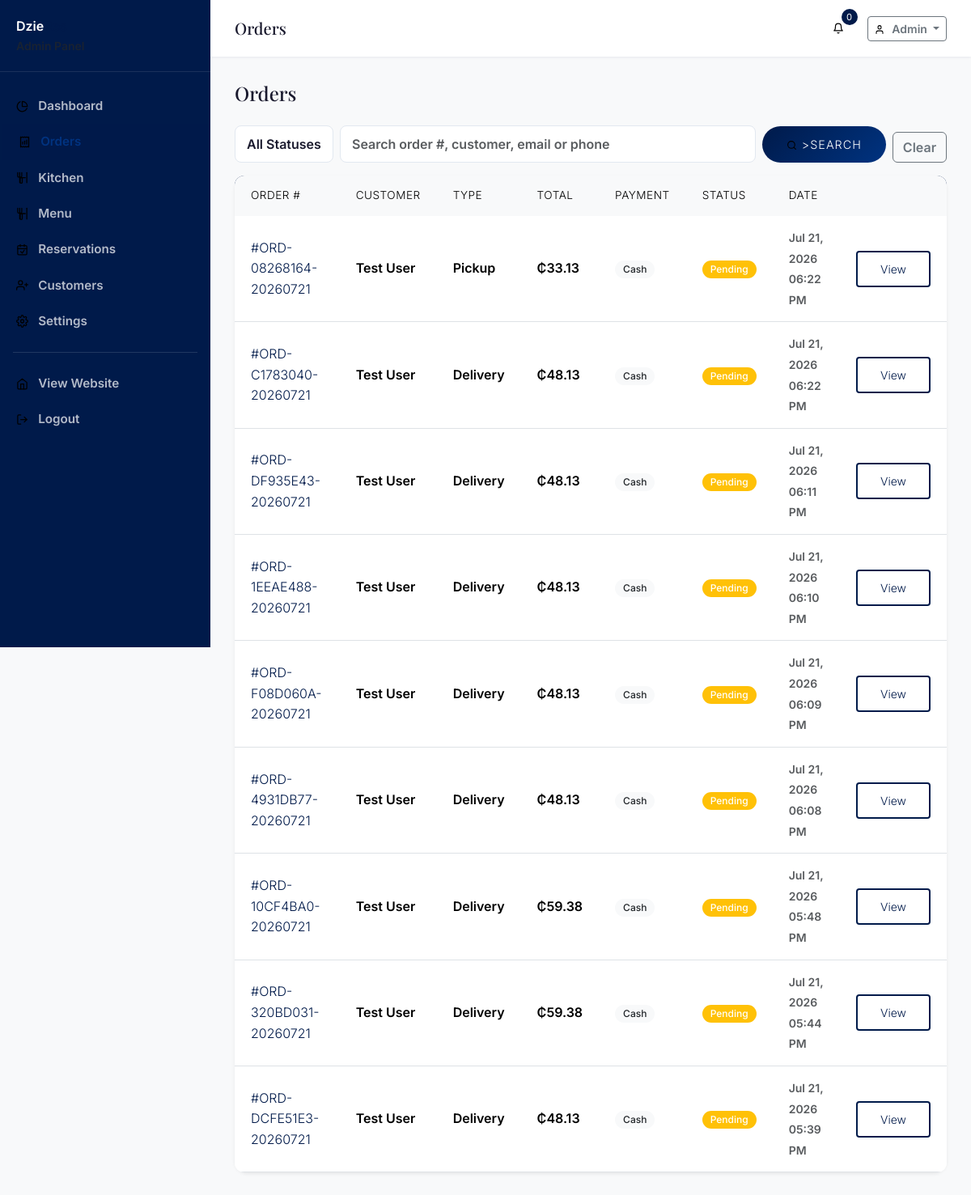
Page /admin/orders (signed in) on the committed database.
### tables this page shows
CREATE TABLE users (
    id INTEGER PRIMARY KEY AUTOINCREMENT,
    role_id INTEGER NOT NULL DEFAULT 3,
    firstname VARCHAR(50) NOT NULL,
    lastname VARCHAR(50) NOT NULL,
    email VARCHAR(100) NOT NULL UNIQUE,
    phone VARCHAR(20),
    password VARCHAR(255) NOT NULL,
    avatar VARCHAR(255),
    address TEXT,
    city VARCHAR(100),
    state VARCHAR(100),
    zip VARCHAR(20),
    country VARCHAR(100) DEFAULT 'Ghana',
    email_verified_at DATETIME,
    verification_token VARCHAR(100),
    remember_token VARCHAR(100),
    reset_token VARCHAR(100),
    reset_token_expires DATETIME,
    status TEXT DEFAULT 'active',
    last_login DATETIME,
    ip_address VARCHAR(45),
    created_at DATETIME DEFAULT CURRENT_TIMESTAMP,
    updated_at DATETIME DEFAULT CURRENT_TIMESTAMP,
    FOREIGN KEY (role_id) REFERENCES roles(id)
);

CREATE TABLE orders (
    id INTEGER PRIMARY KEY AUTOINCREMENT,
    order_number VARCHAR(20) NOT NULL UNIQUE,
    user_id INTEGER,
    guest_email VARCHAR(100),
    guest_phone VARCHAR(20),
    guest_name VARCHAR(100),
    order_type TEXT DEFAULT 'delivery',
    table_id INTEGER,
    status TEXT DEFAULT 'pending',
    subtotal DECIMAL(10,2) NOT NULL DEFAULT 0,
    discount_amount DECIMAL(10,2) DEFAULT 0,
    coupon_code VARCHAR(50),
    coupon_discount DECIMAL(10,2) DEFAULT 0,
    tax_amount DECIMAL(10,2) DEFAULT 0,
    delivery_fee DECIMAL(10,2) DEFAULT 0,
    service_charge DECIMAL(10,2) DEFAULT 0,
    total_amount DECIMAL(10,2) NOT NULL DEFAULT 0,
    payment_status TEXT DEFAULT 'pending',
    payment_method TEXT DEFAULT 'cash',
    delivery_address TEXT,
    delivery_city VARCHAR(100),
    delivery_phone VARCHAR(20),
    delivery_instructions TEXT,
    estimated_delivery_time DATETIME,
    actual_delivery_time DATETIME,
    special_notes TEXT,
    is_guest INTEGER DEFAULT 0,
    ip_address VARCHAR(45),
    created_at DATETIME DEFAULT CURRENT_TIMESTAMP,
    updated_at DATETIME DEFAULT CURRENT_TIMESTAMP, pickup_location TEXT,
    FOREIGN KEY (user_id) REFERENCES users(id) ON DELETE SET NULL,
    FOREIGN KEY (table_id) REFERENCES tables(id) ON DELETE SET NULL
);

### views/admin/orders/index.php (the view, shortened to what the rows shown need)
<div class="d-flex justify-content-between align-items-center mb-4">
    <h4 class="mb-0">Orders</h4>
</div>
<form method="GET" class="mb-3">
    <div class="row g-2 align-items-end">
        <div class="col-auto">
            <select name="status" class="form-select" onchange="this.form.submit()">
                <option value="">All Statuses</option>
            </select>
        </div>
        <div class="col">
            <input type="text" name="search" class="form-control" placeholder="Search order #, customer, email or phone"
                   value="<?= \escape($search ?? '') ?>">
        </div>
        <div class="col-auto">
            <button type="submit" class="btn btn-gold"><?= \icon('search', ['style' => 'width:0.9em;height:0.9em;margin-right:0.35rem;vertical-align:-0.15em;']) ?>></i>Search</button>
        </div>
        <div class="col-auto">
            <a href="<?= \baseUrl('admin/orders') ?>" class="btn btn-outline-secondary">Clear</a>
        </div>
    </div>
</form>
<div class="card border-0 shadow-sm">
    <div class="card-body p-0">
        <div class="table-responsive">
            <table class="table align-middle mb-0">
                <thead class="table-light">
                    <tr>
                        <th>Order #</th><th>Customer</th><th>Type</th>
                        <th>Total</th><th>Payment</th><th>Status</th><th>Date</th><th></th>
                    </tr>
                </thead>
                <tbody>
                    <?php foreach ($orders as $o): ?>
                        <tr>
                            <td><a href="<?= \baseUrl('admin/orders/' . $o->id) ?>" class="fw-semibold text-decoration-none">#<?= \escape($o->order_number) ?></a></td>
                            <td><?= \escape($o->customer_name ?? 'Guest') ?></td>
                            <td><?= ucfirst(str_replace('_', ' ', $o->order_type)) ?></td>
                            <td><?= \formatPrice($o->total_amount) ?></td>
                            <td><span class="badge bg-light text-dark"><?= ucwords(str_replace('_', ' ', $o->payment_method)) ?></span></td>
                            <td><span class="badge bg-<?= \matchStatusColor($o->status) ?>"><?= ucfirst(str_replace('_', ' ', $o->status)) ?></span></td>
                            <td><small class="text-muted"><?= \formatDateTime($o->created_at) ?></small></td>
                            <td><a href="<?= \baseUrl('admin/orders/' . $o->id) ?>" class="btn btn-sm btn-outline-gold">View</a></td>
                        </tr>
                    <?php endforeach; ?>
                </tbody>
            </table>
        </div>
    </div>
</div>

### Router.php (shortened to what the rows shown need)
<?php
class Router
{
    private array $routes = [];
    private array $middleware = [];
    private string $prefix = '';
    private function addRoute(string $methods, string $path, $handler, array $middleware): void
    {
        $path = $this->prefix . $path;
        $methods = explode('|', $methods);
        foreach ($methods as $method) {
            $this->routes[] = [
                'method' => strtoupper(trim($method)),
                'path' => $path,
                'handler' => $handler,
                'middleware' => array_merge($this->middleware, $middleware),
                'pattern' => $this->pathToRegex($path),
            ];
        }
    }
    public function group(string $prefix, callable $callback, array $middleware = []): void
    {
        $previousPrefix = $this->prefix;
        $previousMiddleware = $this->middleware;
        $this->prefix = $previousPrefix . $prefix;
        $this->middleware = array_merge($previousMiddleware, $middleware);
        $this->prefix = $previousPrefix;
        $this->middleware = $previousMiddleware;
    }
    public function dispatch(): void
    {
        $method = $_SERVER['REQUEST_METHOD'];
        $uri = parse_url($_SERVER['REQUEST_URI'], PHP_URL_PATH);
        $basePath = dirname($_SERVER['SCRIPT_NAME']);
        if ($basePath !== '/' && strpos($uri, $basePath) === 0) {
            $uri = substr($uri, strlen($basePath));
        }
        $uri = '/' . trim($uri, '/');
        foreach ($this->routes as $route) {
            if ($route['method'] !== $method) {
                continue;
            }
            if (preg_match($route['pattern'], $uri, $matches)) {
                $params = array_filter($matches, function($key) {
                    return !is_numeric($key);
                }, ARRAY_FILTER_USE_KEY);
                $this->executeHandler($route['handler'], $params);
                return;
            }
        }
    }
    private function pathToRegex(string $path): string
    {
        $pattern = preg_replace('/\{([a-zA-Z_]+)\}/', '(?P<$1>[^/]+)', $path);
        $pattern = str_replace('/', '\/', $pattern);
        return '/^' . $pattern . '$/';
    }
    private function executeHandler($handler, array $params): void
    {
        if (is_callable($handler)) {
            call_user_func_array($handler, $params);
        } elseif (is_string($handler)) {
            if (strpos($handler, '@') !== false) {
                [$controller, $method] = explode('@', $handler);
                $instance = new $controller();
                call_user_func_array([$instance, $method], $params);
            } else {
                view($handler, $params);
            }
        }
    }
}

### views/admin/layouts/master.php (shortened to what the rows shown need)
<!DOCTYPE html>
<html lang="en" data-bs-theme="light">
<head>
    <link href="<?= \asset('vendor/bootstrap/bootstrap.min.css') ?>" rel="stylesheet">
    <link href="<?= \asset('vendor/fontawesome/all.min.css') ?>" rel="stylesheet">
    <link href="<?= \asset('vendor/fonts/local-fonts.css') ?>" rel="stylesheet">
    <link href="<?= \asset('css/style.css') ?>" rel="stylesheet">
</head>
<body>
    <div class="admin-wrapper">
        <aside class="admin-sidebar" id="adminSidebar">
            <div class="sidebar-brand">
                <a href="<?= \baseUrl('admin') ?>" class="text-decoration-none text-white">
                    <span class="brand-text">Dzie<span class="text-gold">Res</span></span>
                    <small class="d-block text-muted">Admin Panel</small>
                </a>
            </div>
            <nav class="sidebar-nav">
                <div class="nav-item <?= strpos($_SERVER['REQUEST_URI'], '/admin/dashboard') !== false || $_SERVER['REQUEST_URI'] === \baseUrl('admin') || rtrim($_SERVER['REQUEST_URI'], '/') === \baseUrl('admin') ? 'active' : '' ?>">
                    <a href="<?= \baseUrl('admin') ?>"><?= \icon('chart-pie', []) ?> Dashboard</a>
                </div>
                <div class="nav-item <?= strpos($_SERVER['REQUEST_URI'], '/admin/orders') !== false ? 'active' : '' ?>">
                    <a href="<?= \baseUrl('admin/orders') ?>"><?= \icon('receipt', []) ?> Orders</a>
                </div>
                <div class="nav-item <?= strpos($_SERVER['REQUEST_URI'], '/admin/kitchen') !== false ? 'active' : '' ?>">
                    <a href="<?= \baseUrl('admin/kitchen') ?>"><?= \icon('kitchen-set', []) ?> Kitchen</a>
                </div>
                <div class="nav-item <?= strpos($_SERVER['REQUEST_URI'], '/admin/menu') !== false ? 'active' : '' ?>">
                    <a href="<?= \baseUrl('admin/menu') ?>"><?= \icon('utensils', []) ?> Menu</a>
                </div>
                <div class="nav-item <?= strpos($_SERVER['REQUEST_URI'], '/admin/reservations') !== false ? 'active' : '' ?>">
                    <a href="<?= \baseUrl('admin/reservations') ?>"><?= \icon('calendar-check', []) ?> Reservations</a>
                </div>
                <div class="nav-item <?= strpos($_SERVER['REQUEST_URI'], '/admin/customers') !== false ? 'active' : '' ?>">
                    <a href="<?= \baseUrl('admin/customers') ?>"><?= \icon('user-plus', []) ?> Customers</a>
                </div>
                <div class="nav-item <?= strpos($_SERVER['REQUEST_URI'], '/admin/settings') !== false ? 'active' : '' ?>">
                    <a href="<?= \baseUrl('admin/settings') ?>"><?= \icon('cog', []) ?> Settings</a>
                </div>
                <hr class="text-white-50 mx-3">
                <div class="nav-item">
                    <a href="<?= \baseUrl() ?>"><?= \icon('globe', []) ?> View Website</a>
                </div>
                <div class="nav-item">
                    <a href="<?= \baseUrl('logout') ?>"><?= \icon('sign-out', []) ?> Logout</a>
                </div>
            </nav>
        </aside>
        <div class="admin-main">
            <header class="admin-header">
                <div class="d-flex justify-content-between align-items-center">
                    <div class="d-flex align-items-center gap-3">
                        <h5 class="mb-0"><?= \escape($pageTitle ?? 'Dashboard') ?></h5>
                    </div>
                    <div class="d-flex align-items-center gap-3">
                        <div class="dropdown">
                            <button class="btn btn-icon btn-sm position-relative" id="notificationBtn" data-bs-toggle="dropdown" aria-expanded="false">
                                <?= \icon('bell', []) ?>
                                <span class="cart-badge" id="notifCount">0</span>
                            </button>
                        </div>
                        <div class="dropdown">
                            <button class="btn btn-sm btn-outline-secondary dropdown-toggle" data-bs-toggle="dropdown">
                                <?= \icon('user', ['style' => 'width:0.9em;height:0.9em;margin-right:0.35rem;vertical-align:-0.15em;']) ?>
                                <?php $user = \auth(); if ($user): ?>
                                <?= \escape($user->firstname) ?>
                                <?php endif; ?>
                            </button>
                        </div>
                    </div>
                </div>
            </header>
            <div class="admin-content">
                <?php if (isset($contentView)): ?>
                    <?php \view($contentView, $data ?? []); ?>
                <?php else: ?>
                    <?php require $__viewPath ?? ''; ?>
                <?php endif; ?>
            </div>
        </div>
    </div>
</body>
</html>

### rows in the picture
users: firstname "Admin"
orders: order_number "ORD-08268164-20260721", customer_name "Test User", order_type "Pickup", total_amount "₵33.13", payment_method "Cash", status "Pending", created_at "Jul 21, 2026 06:22 PM"
orders: order_number "ORD-C1783040-20260721", customer_name "Test User", order_type "Delivery", total_amount "₵48.13", payment_method "Cash", status "Pending", created_at "Jul 21, 2026 06:22 PM"
orders: order_number "ORD-DF935E43-20260721", customer_name "Test User", order_type "Delivery", total_amount "₵48.13", payment_method "Cash", status "Pending", created_at "Jul 21, 2026 06:11 PM"
orders: order_number "ORD-1EEAE488-20260721", customer_name "Test User", order_type "Delivery", total_amount "₵48.13", payment_method "Cash", status "Pending", created_at "Jul 21, 2026 06:10 PM"
orders: order_number "ORD-F08D060A-20260721", customer_name "Test User", order_type "Delivery", total_amount "₵48.13", payment_method "Cash", status "Pending", created_at "Jul 21, 2026 06:09 PM"
orders: order_number "ORD-4931DB77-20260721", customer_name "Test User", order_type "Delivery", total_amount "₵48.13", payment_method "Cash", status "Pending", created_at "Jul 21, 2026 06:08 PM"
orders: order_number "ORD-10CF4BA0-20260721", customer_name "Test User", order_type "Delivery", total_amount "₵59.38", payment_method "Cash", status "Pending", created_at "Jul 21, 2026 05:48 PM"
orders: order_number "ORD-320BD031-20260721", customer_name "Test User", order_type "Delivery", total_amount "₵59.38", payment_method "Cash", status "Pending", created_at "Jul 21, 2026 05:44 PM"
orders: order_number "ORD-DCFE51E3-20260721", customer_name "Test User", order_type "Delivery", total_amount "₵48.13", payment_method "Cash", status "Pending", created_at "Jul 21, 2026 05:39 PM"
